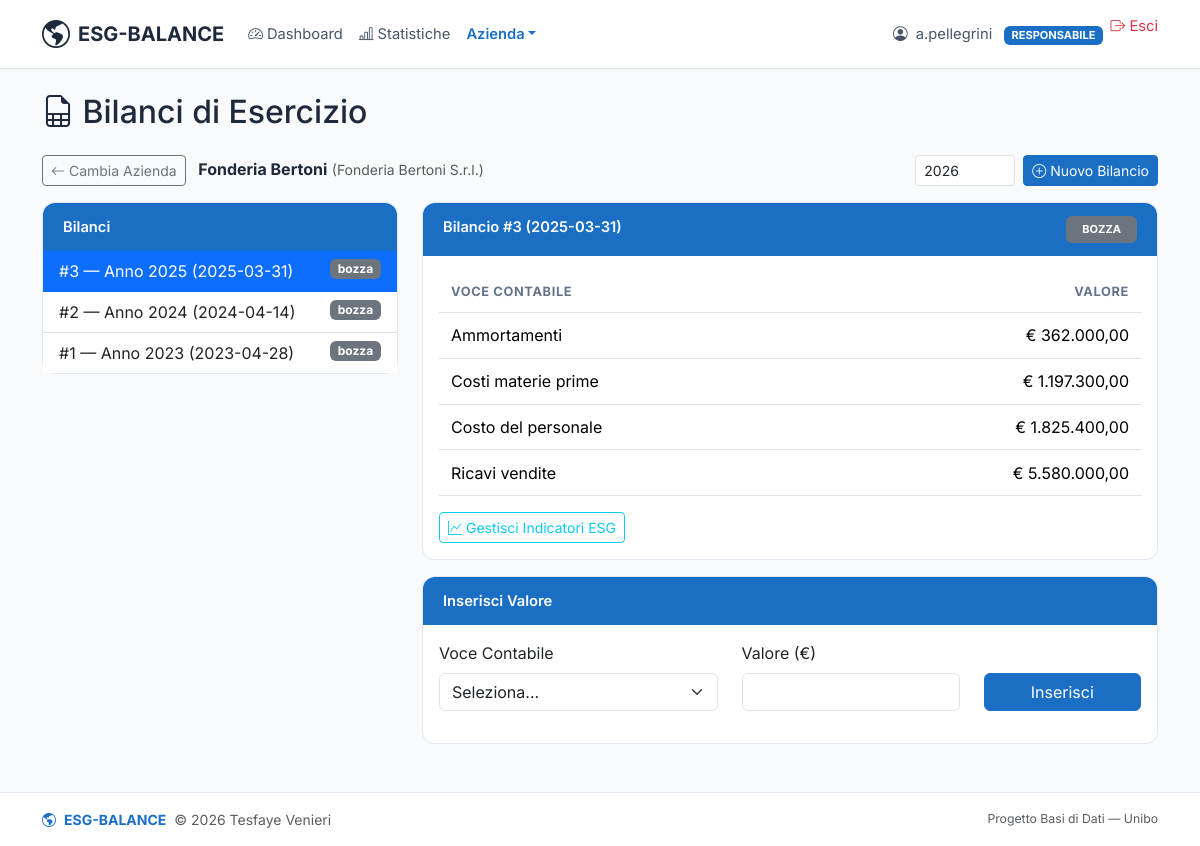
Screenshot of /pages/responsabile/bilancio.php?azienda=1&bilancio=3 (signed in) with the database file from the repository.
### tables this page shows
CREATE TABLE aziende (
    id                      INT             NOT NULL AUTO_INCREMENT,
    nome                    VARCHAR(150)    NOT NULL,
    ragione_sociale         VARCHAR(200)    NOT NULL,
    partita_iva             VARCHAR(11)     NOT NULL,
    settore                 VARCHAR(100)    DEFAULT NULL,
    num_dipendenti          INT             DEFAULT NULL,
    logo                    VARCHAR(255)    DEFAULT NULL,
    nr_bilanci              INT             DEFAULT 0,
    username_responsabile   VARCHAR(50)     NOT NULL,
    PRIMARY KEY (id),
    UNIQUE KEY (ragione_sociale),
    UNIQUE KEY (partita_iva),
    FOREIGN KEY (username_responsabile) REFERENCES responsabili(username) ON DELETE CASCADE
);

CREATE TABLE bilanci (
    id              INT     NOT NULL AUTO_INCREMENT,
    id_azienda      INT     NOT NULL,
    anno            YEAR    NOT NULL,
    data_creazione  DATE    NOT NULL,
    stato           ENUM('bozza','in_revisione','approvato','respinto') DEFAULT 'bozza',
    PRIMARY KEY (id),
    UNIQUE KEY (id_azienda, anno),
    FOREIGN KEY (id_azienda) REFERENCES aziende(id) ON DELETE CASCADE
);

CREATE TABLE valori_bilancio (
    id_bilancio INT             NOT NULL,
    nome_voce   VARCHAR(150)    NOT NULL,
    valore      DECIMAL(15,2)   NOT NULL,
    PRIMARY KEY (id_bilancio, nome_voce),
    FOREIGN KEY (id_bilancio) REFERENCES bilanci(id) ON DELETE CASCADE,
    FOREIGN KEY (nome_voce)   REFERENCES voci_contabili(nome) ON UPDATE CASCADE
);

### includes/auth.php (called while the page is built, shortened)
<?php
function currentUser(): ?string
{
    return $_SESSION['username'] ?? null;
}

### includes/db.php (called while the page is built, shortened)
<?php
function query(string $sql, array $params = []): array
{
    $pdo = getDBConnection();
    $stmt = $pdo->prepare($sql);
    $stmt->execute($params);
    return $stmt->fetchAll();
}
function queryOne(string $sql, array $params = []): ?array
{
    $rows = query($sql, $params);
    return $rows[0] ?? null;
}

### includes/functions.php (called while the page is built, shortened)
<?php
function statoBadgeClass(string $stato): string
{
    return match ($stato) {
        'bozza'        => 'bg-secondary text-white',
        'in_revisione' => 'bg-accent text-white',
        'approvato'    => 'bg-success text-white',
        'respinto'     => 'bg-danger text-white',
        default        => 'bg-secondary text-white',
    };
}

### pages/responsabile/bilancio.php (the view, shortened to what this page needs)
<?php
require_once __DIR__ . '/../../includes/auth.php';
require_once __DIR__ . '/../../includes/db.php';
require_once __DIR__ . '/../../includes/functions.php';
$username = currentUser();
$id_azienda  = (int)($_GET['azienda'] ?? 0);
$id_bilancio = (int)($_GET['bilancio'] ?? 0);
$azienda = null;
if ($id_azienda > 0) {
    $azienda = queryOne(
        "SELECT * FROM aziende WHERE id = ? AND username_responsabile = ?",
        [$id_azienda, $username]
    );
}
$aziende = query(
    "SELECT id, nome, ragione_sociale FROM aziende WHERE username_responsabile = ? ORDER BY nome",
    [$username]
);
$bilanci = [];
if ($azienda) {
    $bilanci = query(
        "SELECT * FROM bilanci WHERE id_azienda = ? ORDER BY data_creazione DESC",
        [$id_azienda]
    );
}
$valori_bilancio = [];
$bilancio_sel = null;
if ($id_bilancio > 0) {
    $bilancio_sel = queryOne("SELECT * FROM bilanci WHERE id = ? AND id_azienda = ?", [$id_bilancio, $id_azienda]);
    if ($bilancio_sel) {
        $valori_bilancio = query(
            "SELECT vb.nome_voce, vb.valore FROM valori_bilancio vb WHERE vb.id_bilancio = ? ORDER BY vb.nome_voce",
            [$id_bilancio]
        );
    }
}
require_once __DIR__ . '/../../includes/header.php';
?>
<h2 class="mb-4"><i class="bi bi-file-earmark-spreadsheet"></i> Bilanci di Esercizio</h2>
<?php if (!$azienda): ?>
    <div class="card">
        <div class="card-header bg-accent text-white">Seleziona Azienda</div>
        <div class="card-body">
            <?php if (empty($aziende)): ?>
                <p class="text-muted">Nessuna azienda registrata. <a href="aziende.php">Registrane una</a>.</p>
            <?php else: ?>
                <div class="list-group">
                    <?php foreach ($aziende as $a): ?>
                        <a href="bilancio.php?azienda=<?php echo $a['id']; ?>" class="list-group-item list-group-item-action">
                            <strong><?php echo htmlspecialchars($a['nome']); ?></strong>
                            <small class="text-muted">— <?php echo htmlspecialchars($a['ragione_sociale']); ?></small>
                        </a>
                    <?php endforeach; ?>
                </div>
            <?php endif; ?>
        </div>
    </div>
<?php else: ?>
    <div class="d-flex justify-content-between align-items-center mb-3">
        <div>
            <a href="bilancio.php" class="btn btn-outline-secondary btn-sm"><i class="bi bi-arrow-left"></i> Cambia Azienda</a>
            <span class="ms-2 fw-bold"><?php echo htmlspecialchars($azienda['nome']); ?></span>
            <small class="text-muted">(<?php echo htmlspecialchars($azienda['ragione_sociale']); ?>)</small>
        </div>
        <form method="POST" class="d-inline d-flex align-items-center gap-2">
            <input type="number" name="anno" class="form-control form-control-sm" style="width:100px"
                placeholder="Anno" min="2000" max="2099" value="<?php echo date('Y'); ?>" required>
            <button type="submit" class="btn btn-accent btn-sm"><i class="bi bi-plus-circle"></i> Nuovo Bilancio</button>
        </form>
    </div>
    <div class="row g-4">
        <div class="col-md-4">
            <div class="card">
                <div class="card-header bg-accent text-white">Bilanci</div>
                <div class="card-body p-0">
                    <?php if (empty($bilanci)): ?>
                        <p class="text-muted p-3">Nessun bilancio.</p>
                    <?php else: ?>
                        <div class="list-group list-group-flush">
                            <?php foreach ($bilanci as $b): ?>
                                <a href="bilancio.php?azienda=<?php echo $id_azienda; ?>&bilancio=<?php echo $b['id']; ?>"
                                    class="list-group-item list-group-item-action <?php echo $b['id'] == $id_bilancio ? 'active' : ''; ?>">
                                    #<?php echo $b['id']; ?> — Anno <?php echo $b['anno']; ?> (<?php echo $b['data_creazione']; ?>)
                                    <span class="badge <?php echo statoBadgeClass($b['stato']); ?> float-end"><?php echo $b['stato']; ?></span>
                                </a>
                            <?php endforeach; ?>
                        </div>
                    <?php endif; ?>
                </div>
            </div>
        </div>
        <div class="col-md-8">
            <?php if ($bilancio_sel): ?>
                <div class="card mb-3">
                    <div class="card-header bg-accent text-white">
                        Bilancio #<?php echo $bilancio_sel['id']; ?> (<?php echo $bilancio_sel['data_creazione']; ?>)
                        <span class="badge text-uppercase px-3 py-2
                            <?php echo statoBadgeClass($bilancio_sel['stato']); ?> float-end">
                            <?php echo $bilancio_sel['stato']; ?></span>
                    </div>
                    <div class="card-body">
                        <?php if (empty($valori_bilancio)): ?>
                            <p class="text-muted">Nessuna voce compilata.</p>
                        <?php else: ?>
                            <table class="table table-sm">
                                <thead>
                                    <tr>
                                        <th>Voce Contabile</th>
                                        <th class="text-end">Valore</th>
                                    </tr>
                                </thead>
                                <tbody>
                                    <?php foreach ($valori_bilancio as $vb): ?>
                                        <tr>
                                            <td><?php echo htmlspecialchars($vb['nome_voce']); ?></td>
                                            <td class="text-end">&euro; <?php echo number_format($vb['valore'], 2, ',', '.'); ?></td>
                                        </tr>
                                    <?php endforeach; ?>
                                </tbody>
                            </table>
                        <?php endif; ?>
                        <a href="indicatori_bilancio.php?bilancio=<?php echo $bilancio_sel['id']; ?>&azienda=<?php echo $id_azienda; ?>"
                            class="btn btn-outline-info btn-sm">
                            <i class="bi bi-graph-up"></i> Gestisci Indicatori ESG
                        </a>
                    </div>
                </div>
                <?php if ($bilancio_sel['stato'] === 'bozza'): ?>
                    <div class="card">
                        <div class="card-header bg-accent text-white">Inserisci Valore</div>
                        <div class="card-body">
                            <form method="POST">
                                <div class="row">
                                    <div class="col-md-5 mb-3">
                                        <label for="nome_voce" class="form-label">Voce Contabile</label>
                                        <select class="form-select" id="nome_voce" name="nome_voce" required>
                                            <option value="">Seleziona...</option>
                                        </select>
                                    </div>
                                    <div class="col-md-4 mb-3">
                                        <label for="valore" class="form-label">Valore (&euro;)</label>
                                        <input type="number" class="form-control" id="valore" name="valore"
                                            step="0.01" required>
                                    </div>
                                    <div class="col-md-3 mb-3 d-flex align-items-end">
                                        <button type="submit" class="btn btn-accent w-100">Inserisci</button>
                                    </div>
                                </div>
                            </form>
                        </div>
                    </div>
                <?php endif; ?>
            <?php endif; ?>
        </div>
    </div>
<?php endif; ?>
<?php require_once __DIR__ . '/../../includes/footer.php'; ?>

### assets/css/style.css (style rules this page uses)
body { font-family: 'Inter', sans-serif; min-height: 100vh; display: flex; flex-direction: column; background-color: #f8fafc; color: #1e293b; }
.bg-accent { background-color: #1a6fc4 !important; }
.btn-accent { background-color: #1a6fc4; color: #fff; border: 1px solid #1a6fc4; }
.card { border: 1px solid #e2e8f0; border-radius: 0.75rem; margin-bottom: 1.5rem; }
.card-header { border-radius: 0.75rem 0.75rem 0 0 !important; font-weight: 600; font-size: 0.92rem; padding: 0.8rem 1.25rem; border-bottom: 1px solid #e2e8f0; background-color: #f8fafc; }
.card-header.bg-accent { background-color: #1a6fc4 !important; color: #fff; border-bottom: none; }
.table th { font-size: 0.8rem; font-weight: 700; text-transform: uppercase; letter-spacing: 0.05em; color: #64748b; }
.table > :not(caption) > * > * { padding: 0.65rem 0.75rem; }

### rows the page displays
aziende: nome "Fonderia Bertoni", ragione_sociale "Fonderia Bertoni S.r.l."
bilanci: id "3", anno "2025", data_creazione "2025-03-31", stato "bozza", stato "BOZZA"
bilanci: id "2", anno "2024", data_creazione "2024-04-14", stato "bozza"
bilanci: id "1", anno "2023", data_creazione "2023-04-28", stato "bozza"
valori_bilancio: nome_voce "Ammortamenti", valore "362.000,00"
valori_bilancio: nome_voce "Costi materie prime", valore "1.197.300,00"
valori_bilancio: nome_voce "Costo del personale", valore "1.825.400,00"
valori_bilancio: nome_voce "Ricavi vendite", valore "5.580.000,00"

### other values shown
$current_user "a.pellegrini"
$current_role "RESPONSABILE"
